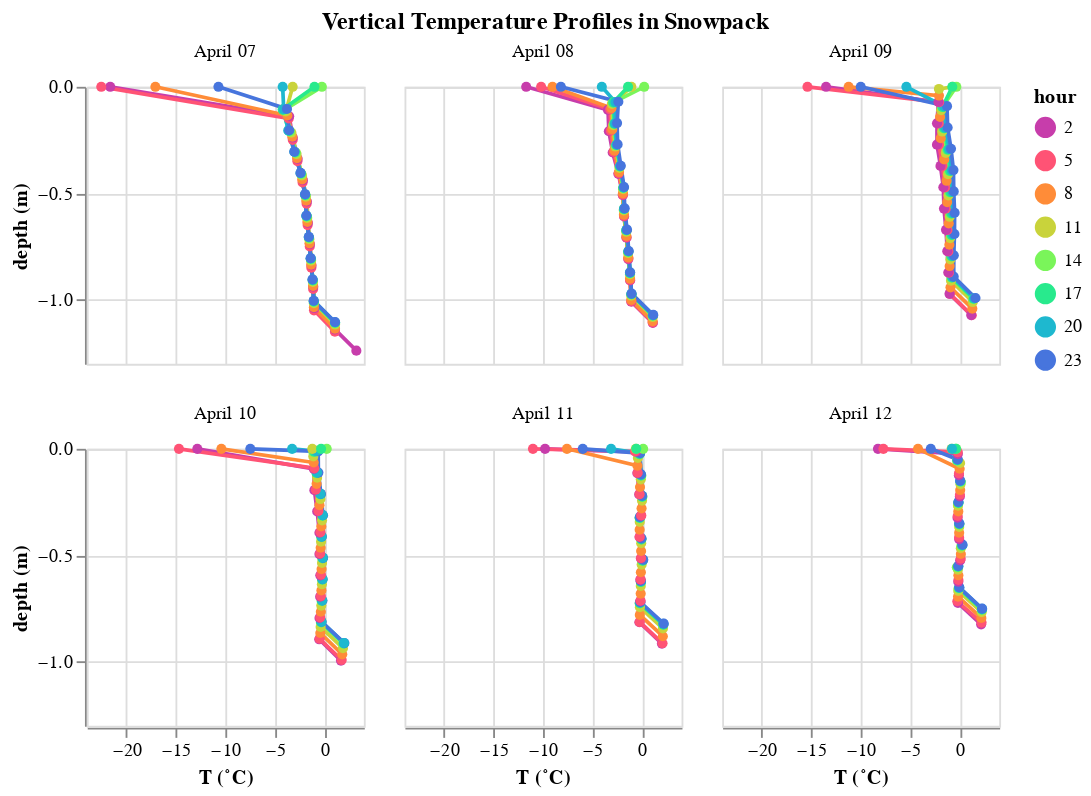

Notebook source saved alongside this figure:
### Code cell
src = snow_temp_dataset.sort_index().loc['20230407': '20230412'].reset_index()
alt.Chart(
    src.assign(hour = src.time.dt.hour)[src.time.dt.minute == 0][src.time.dt.hour % 3 == 2]
).mark_line(point=True).encode(
    alt.X('value:Q').title('T (˚C)'),
    alt.Y('depth:Q').title('depth (m)'),
    alt.Color('hour:O').scale(scheme='rainbow'),
    alt.Facet('date(time):O', columns=3).title(None).header(format='April %d'),
    order='depth'
).properties(width=150, height = 150, 
            #  title='Vertical Temperature Profiles in Snowpack'
             title=alt.TitleParams(text='Vertical Temperature Profiles in Snowpack', anchor='middle')
            )

### Figure 1 — Vega-Lite specification as saved in the notebook (floating-point values rounded to 4 significant figures; data arrays with more than 128 entries replaced by an {"elided": "..."} marker saying what was removed)
{"config": {"view": {"continuousWidth": 300, "continuousHeight": 300}}, "data": {"name": "data-aca8e685bc757acb2aedbaa6901d3b7a"}, "mark": {"type": "line", "point": true}, "encoding": {"color": {"field": "hour", "scale": {"scheme": "rainbow"}, "type": "ordinal"}, "facet": {"columns": 3, "field": "time", "header": {"format": "April %d"}, "timeUnit": "date", "title": null, "type": "ordinal"}, "order": {"field": "depth", "type": "quantitative"}, "x": {"field": "value", "title": "T (˚C)", "type": "quantitative"}, "y": {"field": "depth", "title": "depth (m)", "type": "quantitative"}}, "height": 150, "title": {"text": "Vertical Temperature Profiles in Snowpack", "anchor": "middle"}, "width": 150, "$schema": "https://vega.github.io/schema/vega-lite/v5.20.1.json", "datasets": {"data-aca8e685bc757acb2aedbaa6901d3b7a": {"elided": "576 records"}}}
